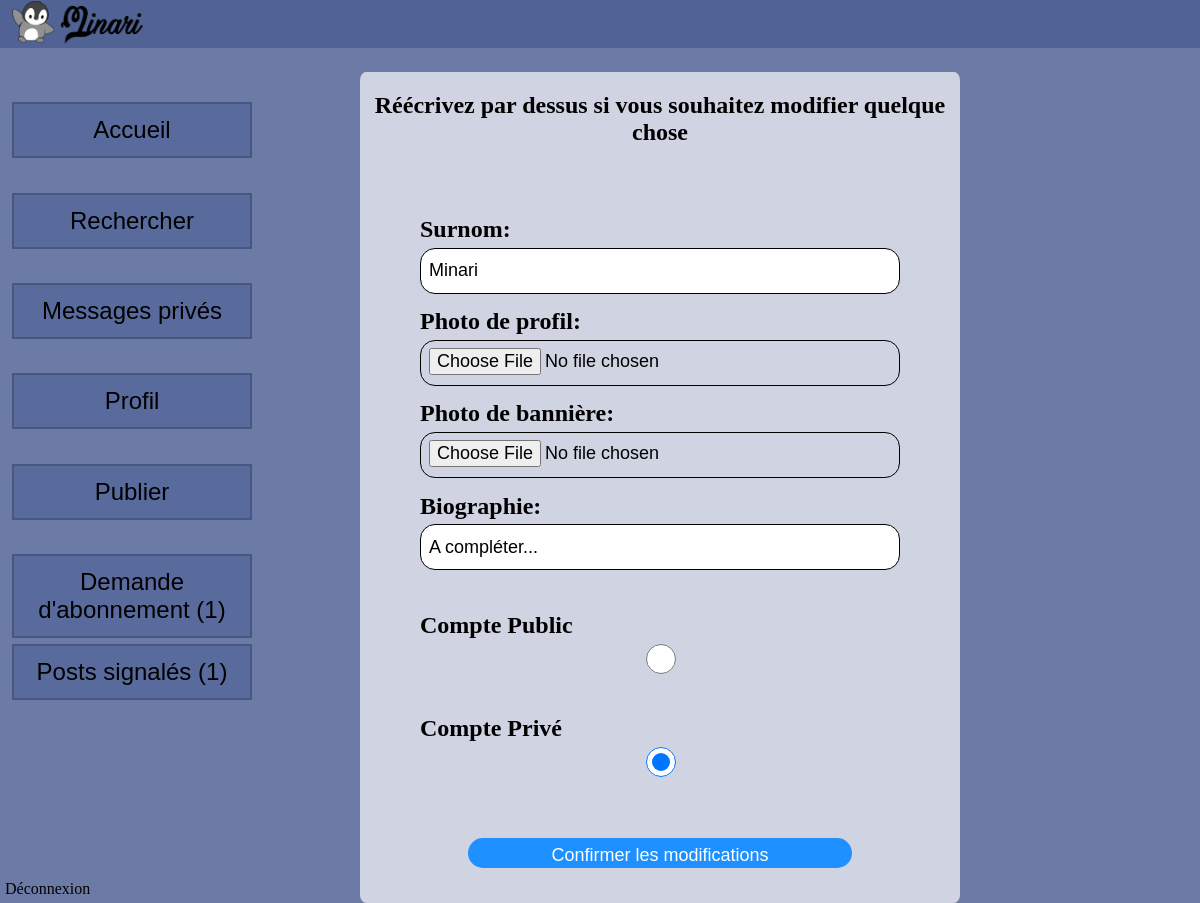
Screenshot of /code/parametreprofil.php (signed in) with the database file from the repository.
### tables this page shows
CREATE TABLE `user` (
  `identifiant` varchar(255) NOT NULL,
  `mdp` varchar(255) NOT NULL,
  `surnom` varchar(255) NOT NULL,
  `email` varchar(255) NOT NULL,
  `anniversaire` date NOT NULL,
  `prive` int(1) NOT NULL DEFAULT 0 COMMENT '1 si privé, 0 public',
  `pdp` varchar(255) NOT NULL,
  `admin` int(1) NOT NULL DEFAULT 0 COMMENT '1 si admin, 0 sinon',
  `creation` date NOT NULL,
  `banniere` varchar(255) NOT NULL DEFAULT 'bannieres/sansbanniere.jpg',
  `biographie` varchar(300) NOT NULL DEFAULT 'A compléter...',
  `follower` int(11) NOT NULL DEFAULT 0,
  `follow` int(11) NOT NULL DEFAULT 0,
  `nbr_post` int(11) NOT NULL DEFAULT 0
);

### code/parametreprofil.php (the view, shortened to what this page needs)
<?php
    $connexion = mysqli_connect("localhost", "root", "root", "projetminari");
    $id = $_SESSION["user"]["id"];
    $req_id = "SELECT * FROM user WHERE identifiant = '$id';";
    $res_id = mysqli_query($connexion,$req_id);
    $ligne_id = mysqli_fetch_assoc($res_id);
?>
<!DOCTYPE html>
<html lang="fr">
<head>
    <link rel="stylesheet" href="parametreprofilstyle.css">
</head>
<body>
    <?php include "banner.php";?>
    <section class ="form">
    <h1>Réécrivez par dessus si vous souhaitez modifier quelque chose<h1>
        <form method="POST" enctype="multipart/form-data">
            <label for="surnom">Surnom:</label>
            <input type="text" name="surnom" placeholder="Comment voulez-vous qu'on vous appelle ?" autocomplete="off" minlength="1" maxlength="20" value="<?php if(!isset($v_surnom)){echo $ligne_id['surnom'];}else{echo $v_surnom;};?>">
            <label for="pdp" classe="fichier">Photo de profil:&nbsp;&nbsp;&nbsp;&nbsp;&nbsp;&nbsp;&nbsp;<?php if(isset($er_pdp)){echo $er_pdp;}?></label>
            <input type="file" name="pdp" accept=".jpg, .jpeg, .png">
            <label for="banniere" classe="fichier">Photo de bannière:&nbsp;&nbsp;&nbsp;&nbsp;&nbsp;&nbsp;&nbsp;<?php if(isset($er_banniere)){echo $er_banniere;}?></label>
            <input type="file" name="banniere" accept=".jpg, .jpeg, .png">
            <label for="bio">Biographie:</label>
            <input type="text" name="bio" maxlength="300" autocomplete="off" value="<?php if(!isset($v_bio)){echo $ligne_id['biographie'];}else{echo $v_bio;};?>">
            <br>
            <label for="public">Compte Public</label>
            <input type="radio" id="public" name="publicouprive" value="public" <?php if($ligne_id['prive']==0){echo "checked";}?>>
            <br>
            <label for="prive">Compte Privé</label>
            <input type="radio" id="prive" name="publicouprive" value="prive" <?php if($ligne_id['prive']==1){echo "checked";}?>>
            <br>
            <input type="submit" name ="modifier" value="Confirmer les modifications">
        </form>
    </section>
    <?php include "index.php";?>
</body>
</html>

### code/parametreprofilstyle.css (style rules this page uses)
body { background-color: #516395d7; margin: 0; padding: 0; }
.form { position: absolute; background-color: hsla(0, 0%, 100%, 0.679); margin-left: 30%; display: flex; flex-direction: column; width: 50%; border-radius: 1%; margin-top: -3%; }
form { display: flex; flex-direction: column; position: relative; margin-left: 10%; width: 80%; margin-top: 5%; }
form input { padding: 7px 8px; margin-top: 1%; margin-bottom: 3%; height: 30px; font-size: large; outline: 0; border: 1px solid black; border-radius: 15px; }
form input[type='submit'] { border: 0; background-color: dodgerblue; color: white; margin-top: 20px; width: 80%; margin-left: 10%; cursor: pointer; }
form label { font-family: Georgia, 'Times New Roman', Times, serif; font-size: x-large; text-align: initial; }
.form h1 { font-family: Georgia, 'Times New Roman', Times, serif; font-size: x-large; text-align: center; }
form input[type='file'] { position: relative; text-align: center; }

### rows the page displays
user: surnom "Minari", bio "A compléter...", prive "☐ Compte Public", prive "☑ Compte Privé"

### other values shown
$notif_abo "1"
$notif_signal "1"
